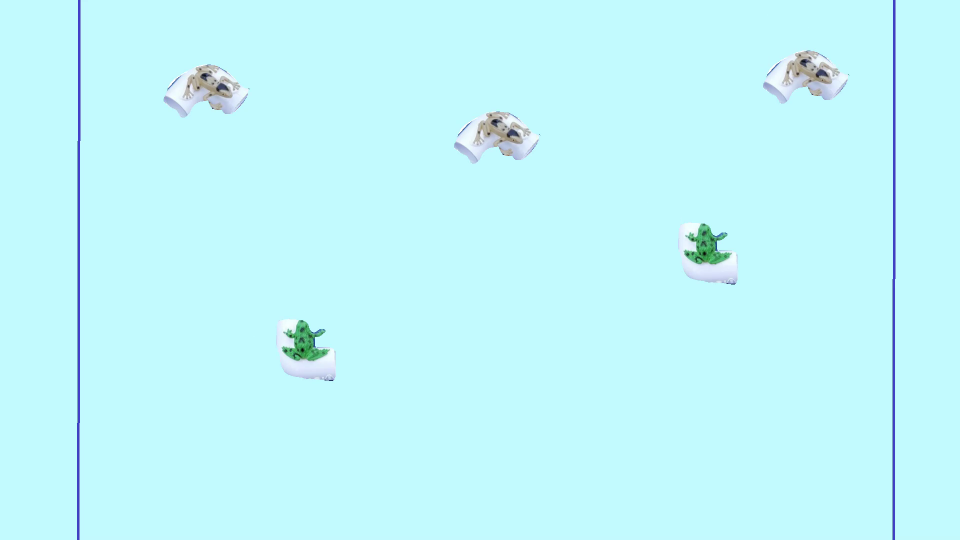
#> input picture frame 8 of video_count/Media/TestVideo2.mp4, 1920 x 1080 px (shown at 1/2 size)
$ python video_count_intersect.py
#> lines starting #> are read from the running program, lines starting #| are printed output that depends on the picture; after the words box and inside, x2 and y2 are one past the last pixel; in counts of white or black regions, pixels touching at a corner belong together
### video_count/frog_count_func.py
# Import libraries
import cv2
import time

def frogDetectionMain(image, drawImage = False, showImage = False): # Launches the two detection methods
    rectanglesNoRed = frogDetectionNoRed(image)
    rectanglesNoGrout = frogDetectionNoGrout(image)
    allRectangles = rectanglesNoRed + rectanglesNoGrout
    # rectangleOverlapFilter(allRectangles)
    if drawImage:
        for rect in allRectangles:
            x,y,w,h = rect
            cv2.rectangle(image, (x,y), (x+w, y+h), (0, 255, 0), 2)
        if showImage:
            cv2.imshow("Image", image)
            cv2.waitKey(0)
            cv2.destroyAllWindows()
    return allRectangles

def frogDetectionNoRed(image): # Does not detect red frogs
    thresh = cv2.threshold(image[:,:,0], 70, 255, cv2.ADAPTIVE_THRESH_GAUSSIAN_C)[1]
    thresh2 = cv2.threshold(image[:,:,0], 200, 255, cv2.ADAPTIVE_THRESH_GAUSSIAN_C)[1]
    difference = cv2.subtract(thresh2, thresh)
    blur_difference = cv2.GaussianBlur(difference, (41, 41), 0)
    new_thresh = cv2.threshold(blur_difference, 0, 255, cv2.THRESH_OTSU)[1]
    contours, _ = cv2.findContours(new_thresh.copy(), cv2.RETR_LIST, cv2.CHAIN_APPROX_SIMPLE)
    frogRectangles = contourFiltration(contours)
    return frogRectangles

def frogDetectionNoGrout(image): # Does not detect frogs in dark tile grouts
    hls = cv2.cvtColor(image, cv2.COLOR_RGB2HLS_FULL)
    gray = cv2.cvtColor(hls, cv2.COLOR_RGB2GRAY)
    thresh = cv2.threshold(gray, 90, 255, cv2.THRESH_OTSU)[1]
    thresh2 = cv2.threshold(gray, 120, 255, cv2.THRESH_TRIANGLE)[1]
    difference = cv2.subtract(thresh, thresh2)
    diff_blur = cv2.GaussianBlur(difference, (71, 71), 0)
    dilate_blur = cv2.dilate(diff_blur, None, iterations=6)
    newThreshold = cv2.threshold(dilate_blur, 0, 255, cv2.THRESH_OTSU)[1]
    contours, _ = cv2.findContours(newThreshold.copy(), cv2.RETR_LIST, cv2.CHAIN_APPROX_SIMPLE)
    frogRectangles = contourFiltration(contours)
    return frogRectangles

def contourFiltration(contours, epsilonValue = 0.03, noise_threshhold_lower = 40, noise_threshhold_upper = 300): # Finds frogs using various filters
    frog_rectangles = []
    for contour in contours:
        # epsilon value can be tweaked, higher value allows for larger approximated polygon, more likely to have less sides
        epsilon = epsilonValue * cv2.arcLength(contour, True)
        # approx is the polygonal approximation of the contour
        approx = cv2.approxPolyDP(contour, epsilon, True)
        # rect = cv2.minAreaRect(contour)
        # box = cv2.boxPoints(rect) # Rectangle, not rotated
        # box = np.int0(box)
        if 10 > len(approx) > 4: # More than 4 sides means its more round than a square, more sides means more circular
            # w,h width and height
            x, y, w, h = cv2.boundingRect(approx) # Rectangle, rotated
            if 0.7 < w/h < 1.3: # If the width and height are within 20% of each other, it is a square
                # Noise threshhold to ignore small and large contours, can be tweaked
                if  w > noise_threshhold_lower < h and w < noise_threshhold_upper > h:
                    frog_rectangles.append((x,y,w,h))
    return frog_rectangles

def rectangleOverlapFilter(rectangles): # Filters out rectangles that overlap O(n^2)
    intersects = 0
    # removed = []
    if len(rectangles) >= 2:
        n = 0
        for rectangle in rectangles:
            n += 1
            for index in range(n, len(rectangles)):
                x,y,w,h = rectangle
                x2,y2,w2,h2 = rectangles[index]

                # Checks if rectangles overlap in x and y axis
                # From https://www.geeksforgeeks.org/find-two-rectangles-overlap/
                if x + w < x2 or x2 + w2 < x:
                    continue

                elif y + h < y2 or y2 + h2 < y:
                    continue

                else:
                    #removed.append(rectangles.pop(index))
                    intersects += 1
                    break
    return intersects

# [6 lines that do not run on import are left out]

### video_count/video_count_intersect.py
import cv2
from frog_count_func import frogDetectionMain, rectangleOverlapFilter
import numpy as np
import time

def count_frogs_main(video_stream, show_video = False):
#> called with show_video = False
    frogRectangles = []
    frogRectanglesPrev = []
    numFrogs = 0
    prevFrame = None
    while video_stream.isOpened():
        # print("Is opened")
        while(True):
            frame_available, frame = video_stream.read()
#> frame is the input picture: shape (1080, 1920, 3); mean B, G, R 252.2, 247.6, 192.9
            if frame_available:
                frame = cv2.cvtColor(frame, cv2.COLOR_BGR2RGB)
                frogRectangles = frogDetectionMain(frame, True, False)
#> in frogDetectionNoRed, `thresh = cv2.threshold(image[:,:,0], 70, 255, cv2.ADAPTIVE_THRESH_GAUS..`:
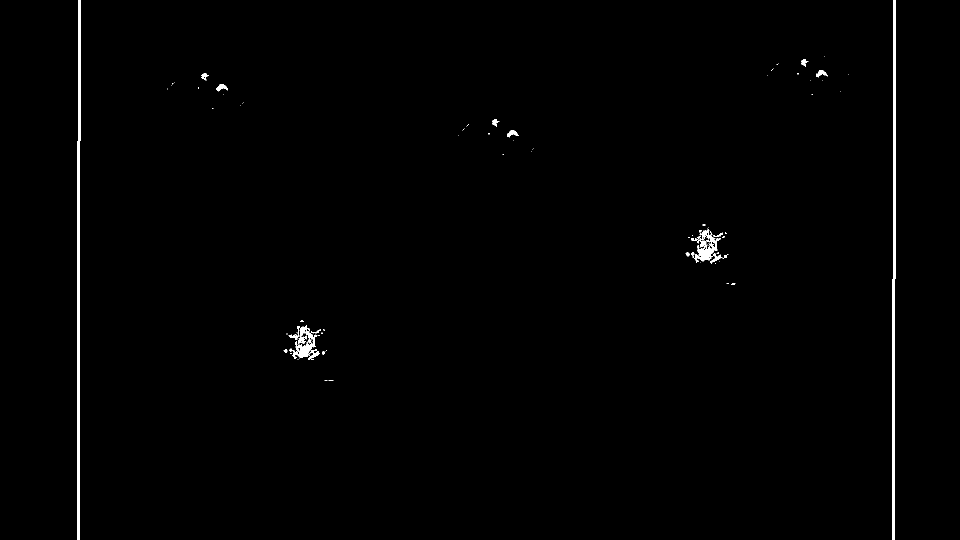
#> thresh: shape (1080, 1920) (shown at 1/2 size); 0.74% white; 109 white regions (88 under 20 px), largest, box (x1, y1, x2, y2) and area: (154, 0, 161, 1080) 5400, (1785, 0, 1791, 1080) 5400, (1383, 458, 1443, 528) 1467
#> in frogDetectionNoRed, `blur_difference = cv2.GaussianBlur(difference, (41, 41), 0)`:
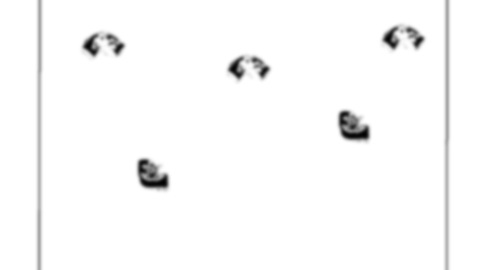
#> blur_difference: shape (1080, 1920) (shown at 1/4 size); min 1, max 255, mean 249.7
#> in frogDetectionNoRed, `new_thresh = cv2.threshold(blur_difference, 0, 255, cv2.THRESH_OTSU)[1]`:
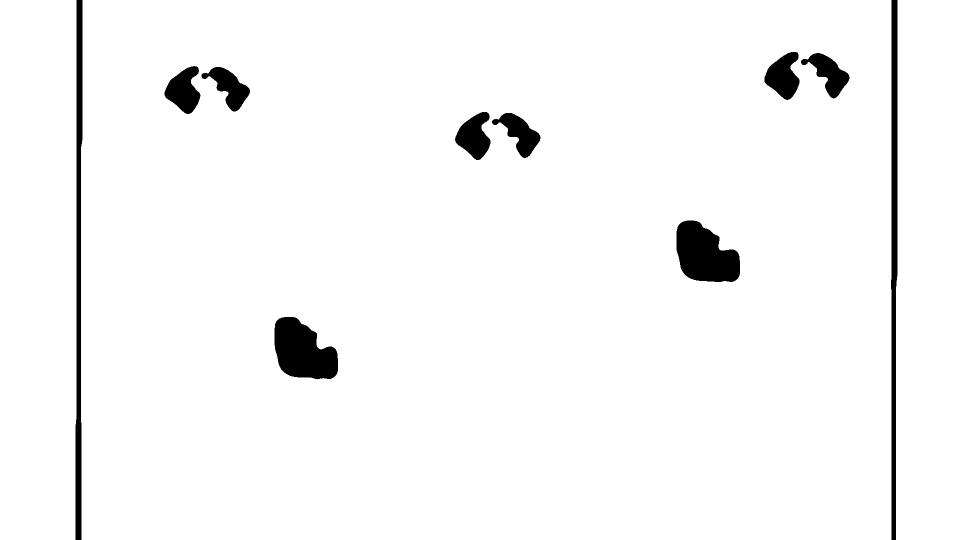
#> new_thresh: shape (1080, 1920) (shown at 1/2 size); 96.7% white; 10 black regions
#> in frogDetectionNoRed, `contours, _ = cv2.findContours(new_thresh.copy(), cv2.RETR_LIST, cv2.C..`: contours = 11 contours; largest, box (x1, y1, x2, y2) and area: (162, 0, 1783, 1080) 1746866, (0, 0, 153, 1080) 163537, (1792, 0, 1920, 1080) 135348, (1352, 440, 1481, 565) 11450, (548, 633, 677, 760) 11421
#> the loop in contourFiltration, `for contour in contours:` made 11 passes
#> (epsilon, x, y, w, h) on passes 1 to 8: (13.67, 558, 635, 115, 121), (13.53, 1362, 443, 115, 119), (9.78, 985, 227, 96, 90), (8.76, 909, 223, 73, 98), (9.83, 405, 135, 96, 89), (8.81, 328, 131, 74, 98), (9.85, 1603, 107, 96, 90), (8.7, 1528, 103, 72, 98)
#> after the loop in contourFiltration, `for contour in contours:`: frog_rectangles = [(558, 635, 115, 121), (1362, 443, 115, 119), (985, 227, 96, 90), (909, 223, 73, 98), (405, 135, 96, 89), (328, 131, 74, 98), (1603, 107, 96, 90), (1528, 103, 72, 98)]
#> in frogDetectionNoRed, `frogRectangles = contourFiltration(contours)`: frogRectangles has the same summary as frog_rectangles in contourFiltration
#> in frogDetectionMain, `rectanglesNoRed = frogDetectionNoRed(image)`: rectanglesNoRed has the same summary as frog_rectangles in contourFiltration
#> in frogDetectionNoGrout, `gray = cv2.cvtColor(hls, cv2.COLOR_RGB2GRAY)`:
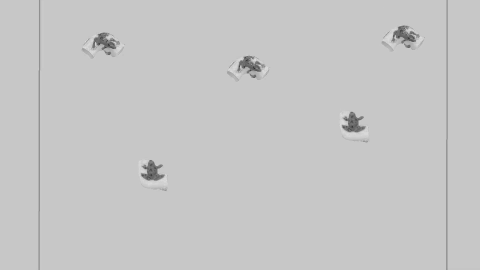
#> gray: shape (1080, 1920) (shown at 1/4 size); min 18, max 242, mean 197.7
#> in frogDetectionNoGrout, `diff_blur = cv2.GaussianBlur(difference, (71, 71), 0)`:
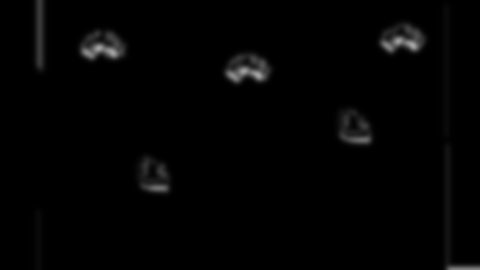
#> diff_blur: shape (1080, 1920) (shown at 1/4 size); min 0, max 167, mean 3
#> in frogDetectionNoGrout, `newThreshold = cv2.threshold(dilate_blur, 0, 255, cv2.THRESH_OTSU)[1]`:
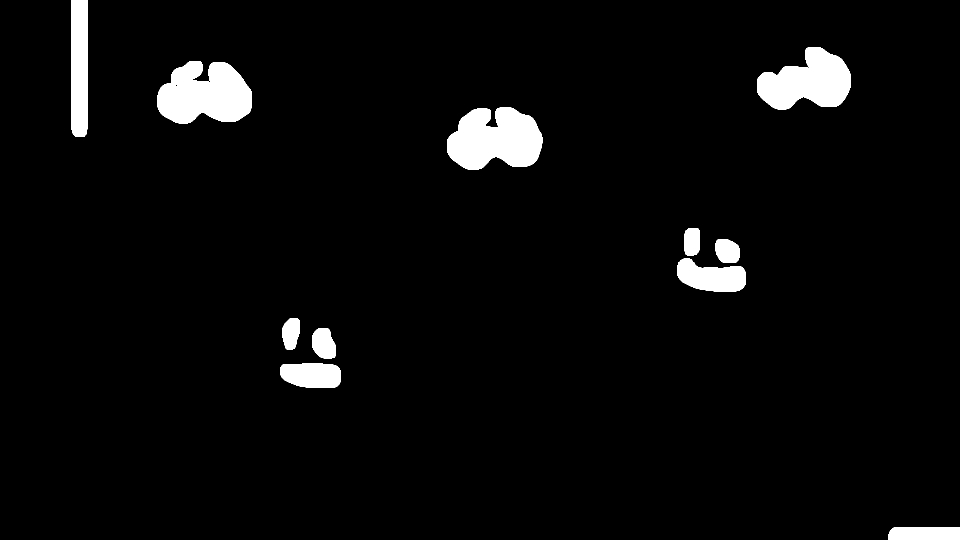
#> newThreshold: shape (1080, 1920) (shown at 1/2 size); 4% white; 11 white regions
#> in frogDetectionNoGrout, `contours, _ = cv2.findContours(newThreshold.copy(), cv2.RETR_LIST, cv2..`: contours = 12 contours, 1 with area under 20; largest, box (x1, y1, x2, y2) and area: (894, 214, 1085, 339) 17599, (315, 122, 504, 247) 17420, (1514, 94, 1702, 219) 15101, (142, 0, 175, 274) 8634, (1355, 517, 1492, 583) 6207
#> the loop in contourFiltration (call 2), `for contour in contours:` made 12 passes
#> (epsilon, x, y, w, h) on passes 2, 3, 4, 5, 6, 8, 9, 11: (9.21, 561, 729, 121, 47), (5.53, 624, 658, 48, 58), (5.07, 566, 637, 34, 62), (10.99, 1355, 517, 136, 66), (4.95, 1431, 478, 46, 48), (19.85, 894, 216, 190, 123), (0.375, 350, 169, 6, 4), (17.51, 1514, 94, 186, 125)
#> in frogDetectionNoGrout, `frogRectangles = contourFiltration(contours)`: frogRectangles = [(624, 658, 48, 58), (1431, 478, 46, 48)]
#> in frogDetectionMain, `allRectangles = rectanglesNoRed + rectanglesNoGrout`: allRectangles = [(558, 635, 115, 121), (1362, 443, 115, 119), (985, 227, 96, 90), (909, 223, 73, 98), (405, 135, 96, 89), (328, 131, 74, 98), (1603, 107, 96, 90), (1528, 103, 72, 98), (624, 658, 48, 58), (1431, 478, 46, 48)]
#> the loop in frogDetectionMain, `for rect in allRectangles:` made 10 passes
#> after the loop in frogDetectionMain, `for rect in allRectangles:`:
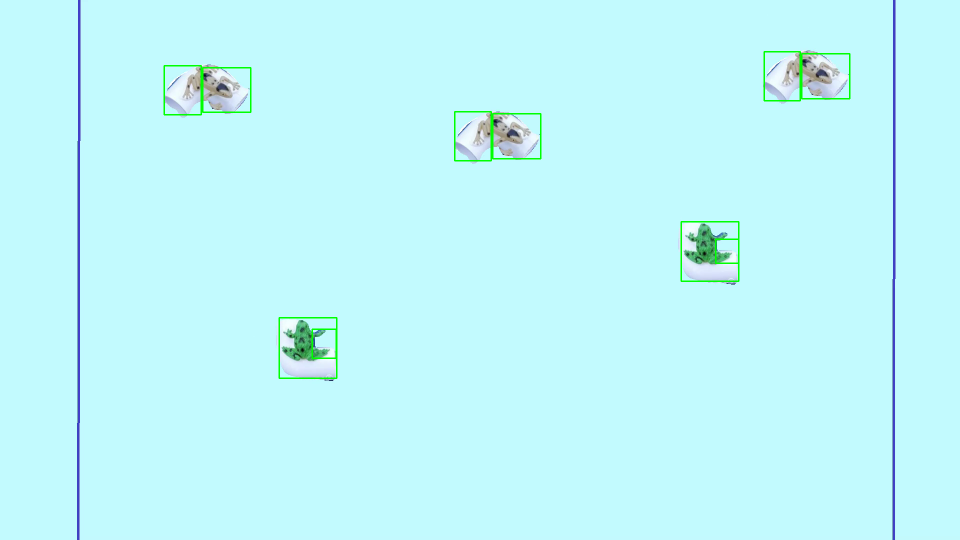
#> image: shape (1080, 1920, 3) (shown at 1/2 size); mean R, G, B 192, 247.7, 251
#> frogRectangles has the same summary as allRectangles in frogDetectionMain
                allRectangles = frogRectangles + frogRectanglesPrev
                numDuplicates = rectangleOverlapFilter(allRectangles)
#> the loop in rectangleOverlapFilter, `for rectangle in rectangles:` made 10 passes
#> after the loop in rectangleOverlapFilter, `for rectangle in rectangles:`: intersects = 2; n = 10
#> numDuplicates = 2
                numFrogs += len(frogRectangles) - numDuplicates
#> numFrogs = 8
                if len(frogRectangles) - numDuplicates > 0 and prevFrame is not None:
                    print("added: ", len(frogRectangles) - numDuplicates)
                    for rect in frogRectangles:
                        x,y,w,h = rect
                        cv2.rectangle(prevFrame, (x,y), (x+w, y+h), (0, 255, 0), 2)
                    cv2.imshow("frame", frame)
                    cv2.imshow("prevFrame", prevFrame)
                    cv2.waitKey(0)
                    cv2.destroyAllWindows()
                frogRectanglesPrev = frogRectangles
#> frogRectanglesPrev has the same summary as allRectangles in frogDetectionMain
                prevFrame = frame
            else:
                break
        return numFrogs
if __name__ == "__main__":
    video_stream = cv2.VideoCapture("video_count/Media/TestVideo2.mp4")
    frogs = count_frogs_main(video_stream)
    print(frogs)

$ run again, starting later in the video
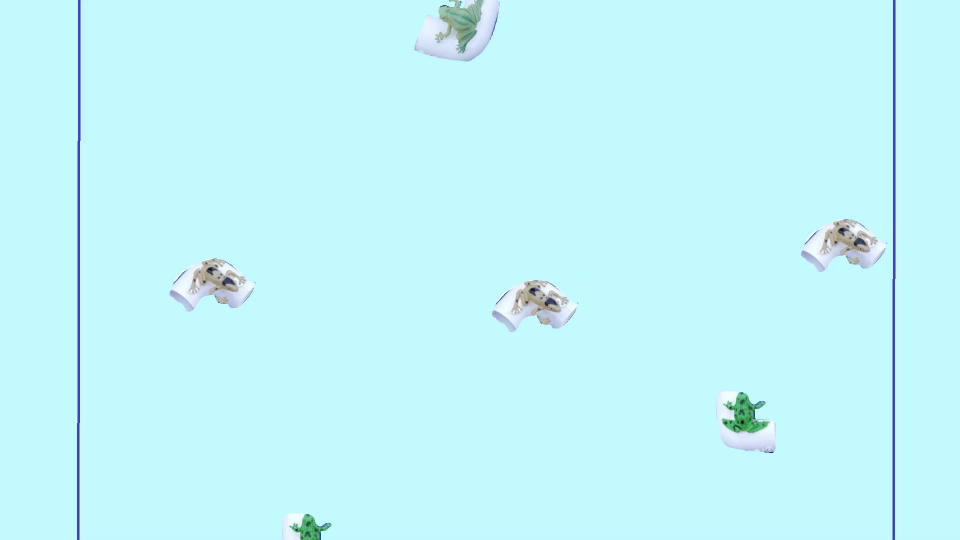
#> input picture frame 38 of video_count/Media/TestVideo2.mp4, 1920 x 1080 px (shown at 1/2 size)
#> in count_frogs_main, frame is the input picture: shape (1080, 1920, 3); mean B, G, R 252, 247.4, 192.9
#> in frogDetectionNoRed, `thresh = cv2.threshold(image[:,:,0], 70, 255, cv2.ADAPTIVE_THRESH_GAUS..`:
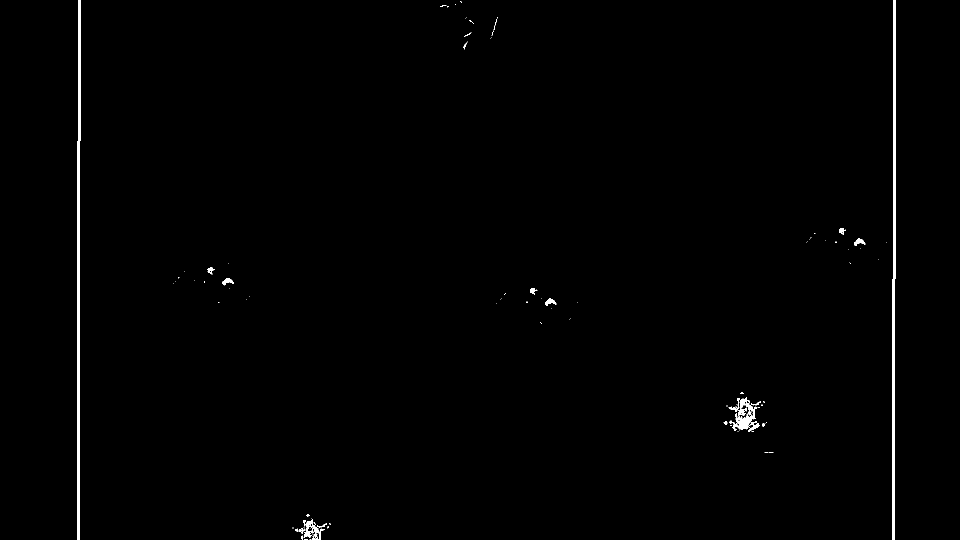
#> thresh: shape (1080, 1920) (shown at 1/2 size); 0.7% white; 117 white regions (92 under 20 px), largest, box (x1, y1, x2, y2) and area: (154, 0, 161, 1080) 5400, (1785, 0, 1791, 1080) 5400, (1459, 794, 1519, 864) 1351
#> new_thresh: shape (1080, 1920); 96.8% white; 15 black regions
#> in frogDetectionNoRed, `contours, _ = cv2.findContours(new_thresh.copy(), cv2.RETR_LIST, cv2.C..`: contours = 13 contours; largest, box (x1, y1, x2, y2) and area: (161, 0, 1784, 1080) 1740470, (0, 0, 154, 1080) 164581, (1791, 0, 1920, 1080) 136406, (1428, 777, 1557, 903) 11288, (829, 27, 921, 117) 5571
#> the loop in contourFiltration, `for contour in contours:` made 13 passes
#> (epsilon, x, y, w, h) on passes 1 to 8: (13.65, 1437, 780, 115, 119), (1.06, 1060, 575, 13, 11), (8.66, 1075, 565, 81, 87), (8.58, 986, 561, 71, 97), (9.87, 419, 521, 92, 92), (8.7, 341, 519, 72, 98), (1.12, 1678, 455, 13, 12), (8.77, 1699, 446, 80, 87)
#> after the loop in contourFiltration, `for contour in contours:`: frog_rectangles = [(1437, 780, 115, 119), (1075, 565, 81, 87), (986, 561, 71, 97), (419, 521, 92, 92), (341, 519, 72, 98), (1699, 446, 80, 87), (1604, 440, 71, 98), (830, 29, 90, 86)]
#> in frogDetectionNoRed, `frogRectangles = contourFiltration(contours)`: frogRectangles has the same summary as frog_rectangles in contourFiltration
#> rectanglesNoRed has the same summary as frog_rectangles in contourFiltration
#> hls: shape (1080, 1920, 3); mean of channels 0, 1, 2 130.1, 222.6, 242.3
#> newThreshold: shape (1080, 1920); 3.9% white; 14 white regions
#> in frogDetectionNoGrout, `contours, _ = cv2.findContours(newThreshold.copy(), cv2.RETR_LIST, cv2..`: contours = 14 contours; largest, box (x1, y1, x2, y2) and area: (975, 556, 1161, 675) 15158, (1592, 422, 1777, 555) 14866, (818, 12, 1006, 138) 14192, (328, 514, 515, 634) 13964, (144, 0, 174, 272) 7786
#> the loop in contourFiltration (call 2), `for contour in contours:` made 14 passes
#> (epsilon, x, y, w, h) on passes 3 to 10: (3.21, 583, 1037, 23, 36), (9.37, 1438, 874, 123, 44), (5.24, 1505, 803, 45, 55), (3.29, 1450, 795, 23, 36), (19.13, 975, 556, 186, 119), (17.75, 328, 514, 187, 120), (2.06, 394, 512, 20, 18), (2.96, 1626, 446, 29, 25)
#> in frogDetectionNoGrout, `frogRectangles = contourFiltration(contours)`: frogRectangles = [(1505, 803, 45, 55)]
#> in frogDetectionMain, `allRectangles = rectanglesNoRed + rectanglesNoGrout`: allRectangles = [(1437, 780, 115, 119), (1075, 565, 81, 87), (986, 561, 71, 97), (419, 521, 92, 92), (341, 519, 72, 98), (1699, 446, 80, 87), (1604, 440, 71, 98), (830, 29, 90, 86), (1505, 803, 45, 55)]
#> the loop in frogDetectionMain, `for rect in allRectangles:` made 9 passes
#> after the loop in frogDetectionMain, `for rect in allRectangles:`:
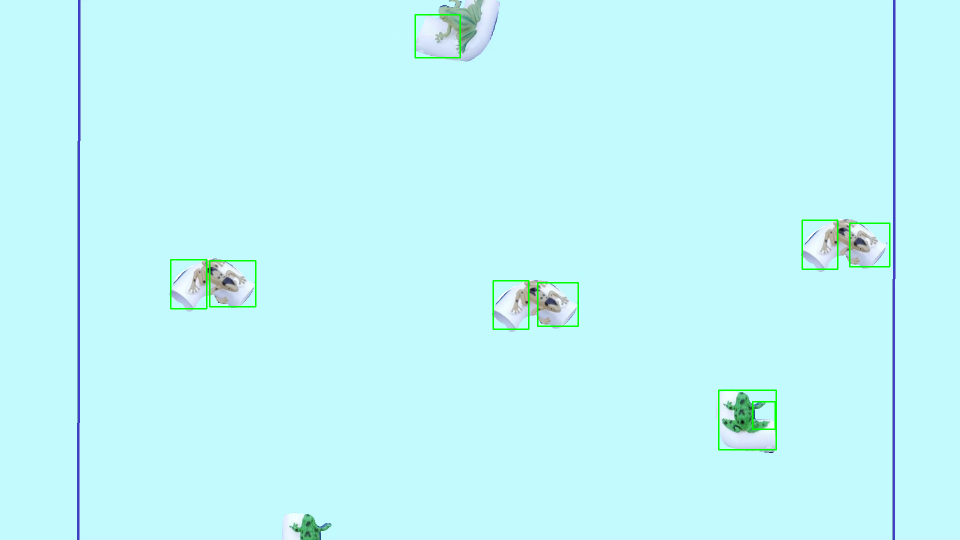
#> image: shape (1080, 1920, 3) (shown at 1/2 size); mean R, G, B 192.1, 247.5, 251
#> in count_frogs_main, `frogRectangles = frogDetectionMain(frame, True, False)`: frogRectangles has the same summary as allRectangles in frogDetectionMain
#> the loop in rectangleOverlapFilter, `for rectangle in rectangles:` made 9 passes
#> after the loop in rectangleOverlapFilter, `for rectangle in rectangles:`: intersects = 1; n = 9
#> numDuplicates = 1
#> numFrogs = 8
#> frogRectanglesPrev has the same summary as allRectangles in frogDetectionMain
